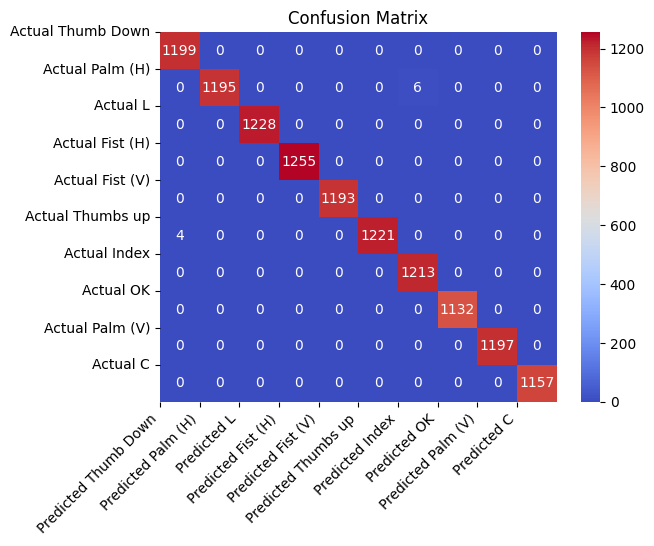
#> input picture HAndgesture_heatmap.png, 654 x 546 px; its folder holds only this picture in this run
$ python DynamicCropping.py
#> lines starting #> are read from the running program, lines starting #| are printed output that depends on the picture; after the words box and inside, x2 and y2 are one past the last pixel; in counts of white or black regions, pixels touching at a corner belong together
import os
import numpy as np
import matplotlib.pyplot as plt
import cv2 as cv
import PIL as Image

# We need to get all the paths for the images to later load them
imagepaths = []

# Go through all the files and subdirectories inside a folder and save path to images inside list
for root, dirs, files in os.walk(".", topdown=False):
  for name in files:
    path = os.path.join(root, name)
    if path.endswith("png"): # We want only the images
      imagepaths.append(path)


i = 0
# We need to get all the paths for the images to later load them
for path in imagepaths:

    img = cv.imread(path)  # Reads image and returns np.array
#> img is the input picture: shape (546, 654, 3); mean B, G, R 217.5, 174.7, 174.9
    gray = cv.cvtColor(img, cv.COLOR_BGR2GRAY)  # Converts into the correct colorspace (GRAY)
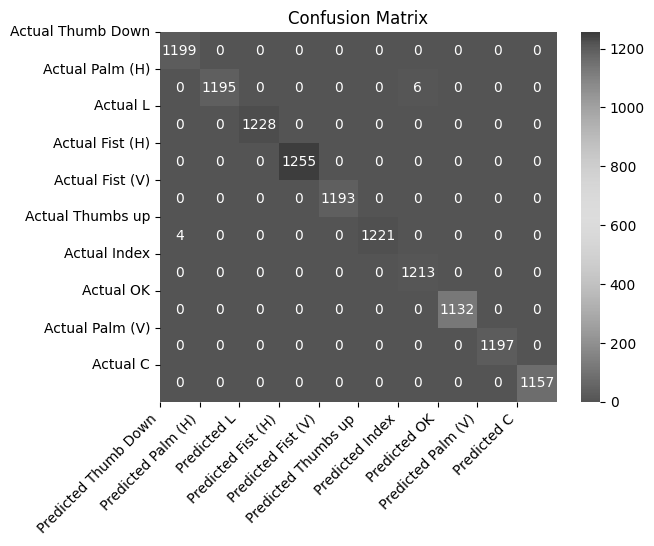
#> gray: shape (546, 654); min 0, max 255, mean 179.6

    # Apply thresholding to the grayscale image
    _, thresh = cv.threshold(gray, 127, 255, cv.THRESH_BINARY)
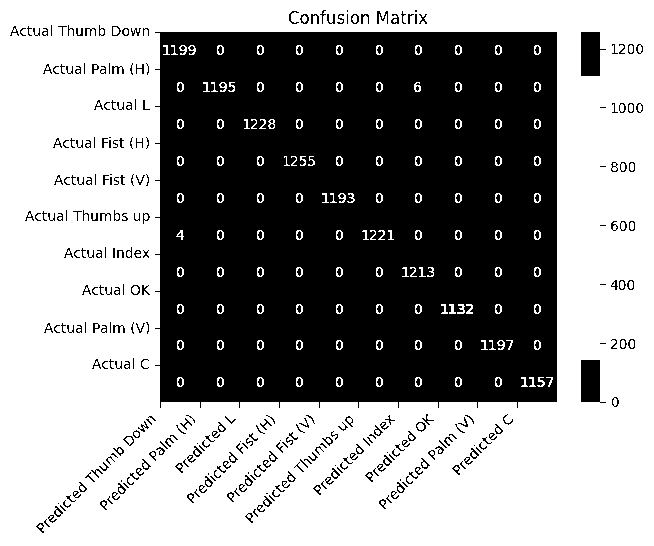
#> thresh: shape (546, 654); 57.7% white; 422 black regions (133 under 20 px), largest, box (x1, y1, x2, y2) and area: (155, 32, 557, 408) 140079, (581, 32, 606, 76) 842, (581, 360, 606, 403) 804

    # Find the contours in the image.
    contours, _ = cv.findContours(thresh, cv.RETR_EXTERNAL, cv.CHAIN_APPROX_SIMPLE)
#> contours = [[[0, 0], [0, 545], [653, 545], [653, 0]]]

    # Find the largest contour in the image.
    largest_contour = max(contours, key=cv.contourArea)
#> largest_contour = [[0, 0], [0, 545], [653, 545], [653, 0]]

    # Get the bounding box of the largest contour.
    x, y, w, h = cv.boundingRect(largest_contour)
#> x = 0; y = 0; w = 654; h = 546

    # Crop the image around the bounding box.
    cropped_image = img[y:y + h, x:x + w]

    # Get the base filename without extension
    base_filename = os.path.basename(path)

    # Get the base name of the subdirectory
    subdirectory = os.path.basename(os.path.dirname(path))

    # Create a subdirectory if it doesn't exist
    cropped_subdirectory = os.path.join(r"C:\Users\MEHUL KINI\OneDrive\Desktop\Hand_Gesture_Recog\Cropped images",
                                        "cropped_" + subdirectory)
    os.makedirs(cropped_subdirectory, exist_ok=True)

    # Save the cropped image with a more descriptive filename in the subdirectory
    save_path = os.path.join(cropped_subdirectory, "cropped_%s_%i.png" % (subdirectory, i))
    cv.imwrite(save_path, cropped_image)

    i += 1
